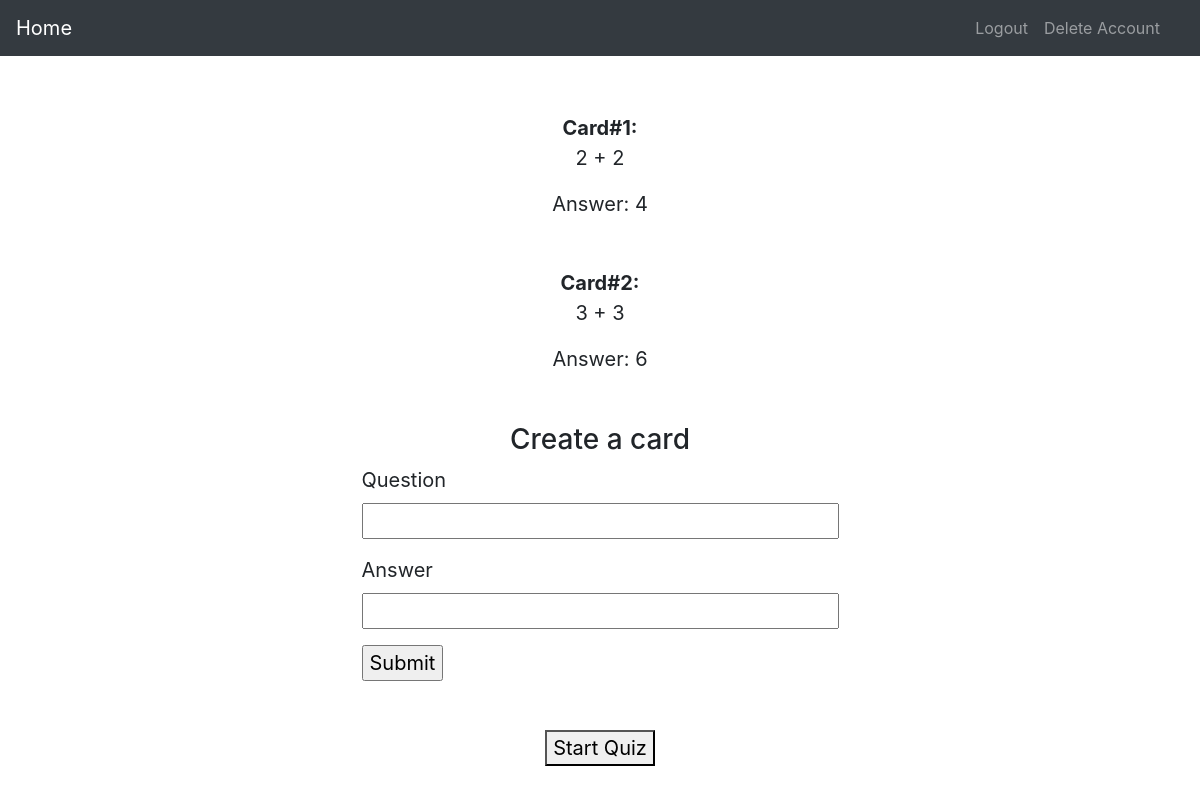
The page /flashcards/1 (signed in) on the database its author committed.
### myapp/models.py (models this page shows, shortened)
class Cards(db.Model):
    id = db.Column(db.Integer, primary_key=True)
    question = db.Column(db.String(64))
    answer = db.Column(db.String(64))
    order = db.Column(db.Integer)
    user_id = db.Column(db.Integer, db.ForeignKey('users.id'))

### myapp/routes.py (the view)
@myapp_obj.route("/flashcards/<string:username>", methods=["POST", "GET"])
def flashcards(username):
    title = "Flash Cards"
    user_id = current_user.id
    form = FlashCards()
    if form.validate_on_submit():
        cards = Cards(question=form.question.data, answer=form.answer.data,
                      order=db.session.query(Cards).count(), user_id=user_id)
        db.session.add(cards)
        db.session.commit()
        return redirect(url_for('flashcards', username=username))
    cards = Cards.query.filter(Cards.user_id).order_by(Cards.order.asc()).all()
    return render_template("flashcards.html", title=title, form=form, flash_cards=cards, username=username)

### myapp/forms.py
class FlashCards(FlaskForm):
        question = StringField()
        answer = StringField(validators=[DataRequired()])
        submit = SubmitField("Submit")

### myapp/models.py (called while the page is built)
@login.user_loader
def load_user(id):
    return User.query.get(int(id))

### myapp/templates/flashcards.html (shortened to what this page needs)
{% extends "layout.html" %}
{% block content %}
    {% for card in flash_cards %}
      <b>Card#{{card.id}}:</b>
      <p>{{card.question}}</p>
      <p>Answer: {{card.answer}}
    {% endfor %}
    <h3> Create a card </h3>
    <form method="POST" novalidate>
        <p>
            {{ form.question.label }} <br>
            {{ form.question(size=32) }}
        </p>
        <p>
            {{ form.answer.label }} <br>
            {{ form.answer(size=32) }}
        </p>
        <p>
            {{ form.submit() }}
        </p>
    </form>
    <form method="GET" action="{{ url_for('question',num=1, username=username) }}">
        <button type="submit">Start Quiz</button>
    </form>
{% endblock %}

### rows shown on the page
Cards: id "1", question "2 + 2", answer "4"
Cards: id "2", question "3 + 3", answer "6"
